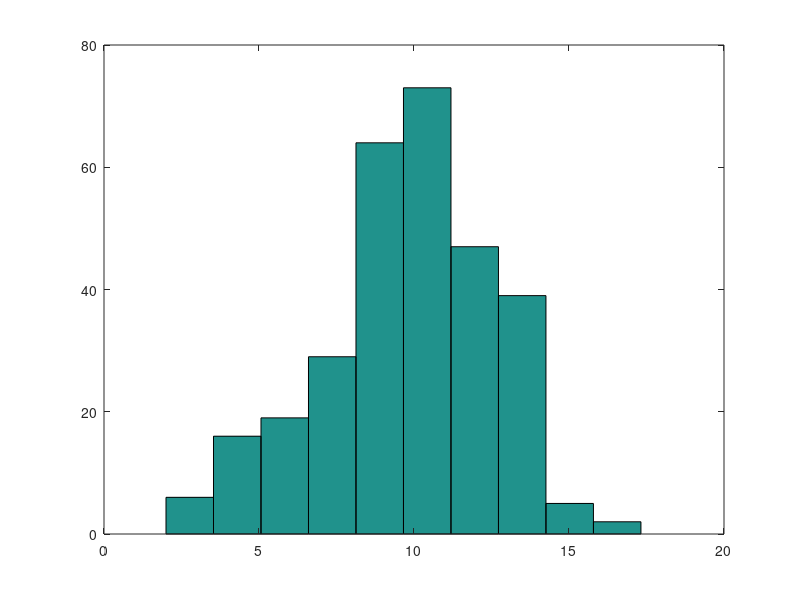

Source code (MATLAB):
clc
%Definir constantes
l=10;                %largo de eje
p=2;                 %atenuación
n1=300;                %No particulas
n2=3;                %No de dimensiones 
sumatoria=0;

%Inicio de programa
V=((2*l)/p)+1;           %valores permitidos
d=round(unifrnd(1,V,n1,n2)); 
for i=1:n1
  for j=1:n2
    d(i,j)=((d(i,j)-1)*p)-l;
 endfor
endfor
%d                 %Muestra matriz generada

for i=1:n1        %Operaciones de distancia
  Z=d(i,:);
  z=Z.^2;
  s=sum(z);
  R=sqrt(s);
  r(1,i)=R;
  endfor
hist (r)
 
